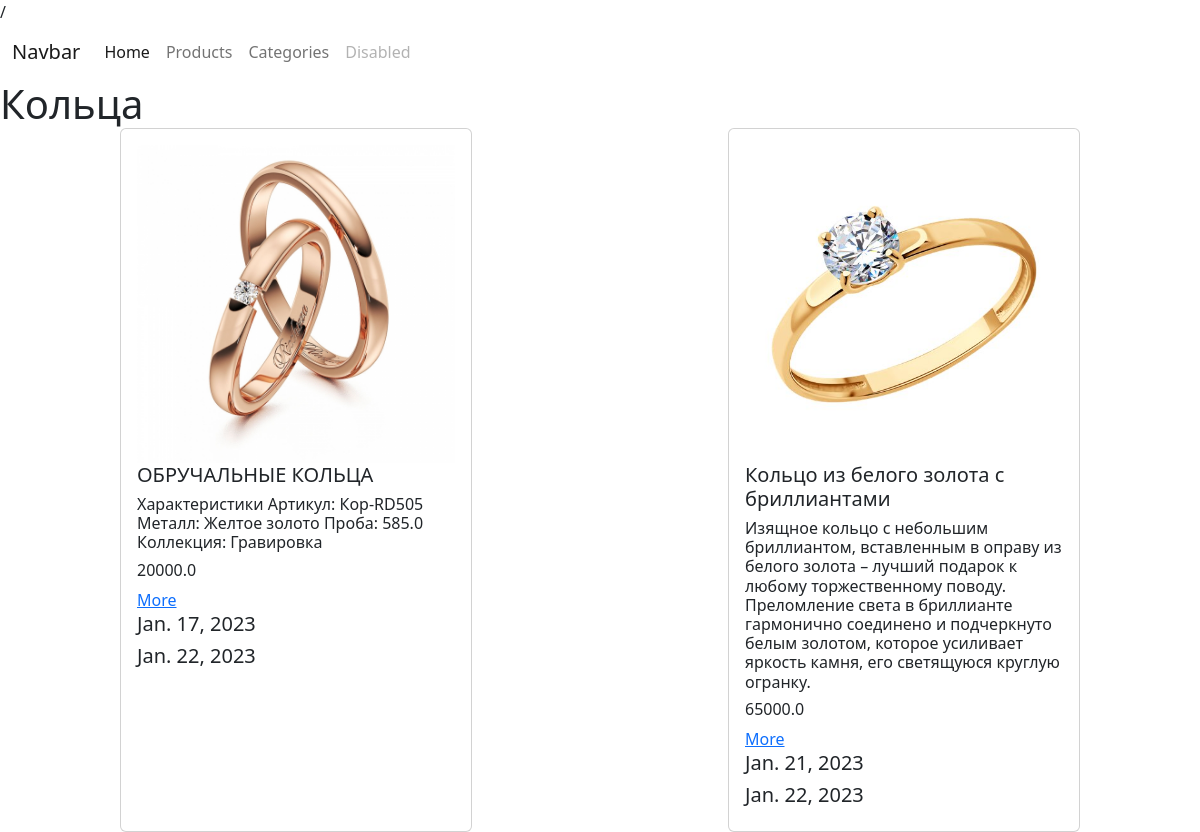
The page /categories/1/ on the database its author committed.
### products/models.py (models this page shows)
class Category(models.Model):
    name = models.CharField(max_length=200)
    image = models.ImageField()

class Products(models.Model): # класс Python, который наследуется о модуля- django.db.models.Model.
    image = models.ImageField(null=True, blank=True)
    name = models.CharField(max_length=255)
    description = models.TextField()
    price = models.FloatField()
    created_date = models.DateField(auto_now_add=True)
    modified_date = models.DateField(auto_now=True)
    category = models.ForeignKey(Category,on_delete=models.SET_NULL, null=True, blank=True)

### products/views.py (the view)
# urls.py: path('categories/<int:id>/', cat_detail_view),
def cat_detail_view(request, id):
    if request.method == 'GET':
        cat_obj = Category.objects.get(id=id)
        products = Products.objects.filter(category=cat_obj)
        context = {
            'cat_key': cat_obj,
            'products_key': products
        }
        return render(request, 'categories/detail.html', context=context)

### templates/categories/detail.html (shortened to what this page needs)
{% extends 'layouts/index.html' %}
{% block content %}
    <div class="card-body">
        <h1 class="card-title">{{ cat_key.name }}</h1>
    </div>
    <div class="products">
        {% for i in products_key %}
            <div class="card" style="width: 22rem;">
                <div class="card-body">
                    {% if i.image %}
                        <img class="pr_image" src="/media/{{ i.image }}/">
                    {% else %}
                        <img class="pr_image" src="/media/def.jpg/">
                    {% endif %}
                    <h5>{{ i.name }}</h5>
                    <h6 class="card-title">{{ i.description }}</h6>
                    <h6 class="card-title">{{ i.price }}</h6>
                    <a href="/products/{{ i.id }}" class="card-link">More</a>
                    <div class="dates">
                        <h5> {{ i.created_date }} </h5>
                        <h5> {{ i.modified_date }} </h5>
                    </div>
                </div>
            </div>
        {% endfor %}
    </div>
{% endblock %}

### templates/categories/detail.html (style rules this page uses)
.products { width: 80%; margin-left: 10%; display: flex; flex-wrap: wrap; gap: 10px; justify-content: space-between; }
.pr_image { width: 100%; }
.card { width: 200px; }

### rows shown on the page
Category: name "Кольца"
Products: image (picture), name "ОБРУЧАЛЬНЫЕ КОЛЬЦА", description "Характеристики Артикул: Кор-RD505 Металл: Желтое золото Проба: 585.0 Коллекция: Гравировка", price "20000.0", created_date "Jan. 17, 2023", modified_date "Jan. 22, 2023"
Products: image (picture), name "Кольцо из белого золота с бриллиантами", description "Изящное кольцо с небольшим бриллиантом, вставленным в оправу из белого золота – лучший подарок к любому торжественному поводу. Преломление света в бриллианте гармонично соединено и подчеркнуто белым золотом, которое усиливает яркость камня, его светящуюся круглую огранку.", price "65000.0", created_date "Jan. 21, 2023", modified_date "Jan. 22, 2023"
